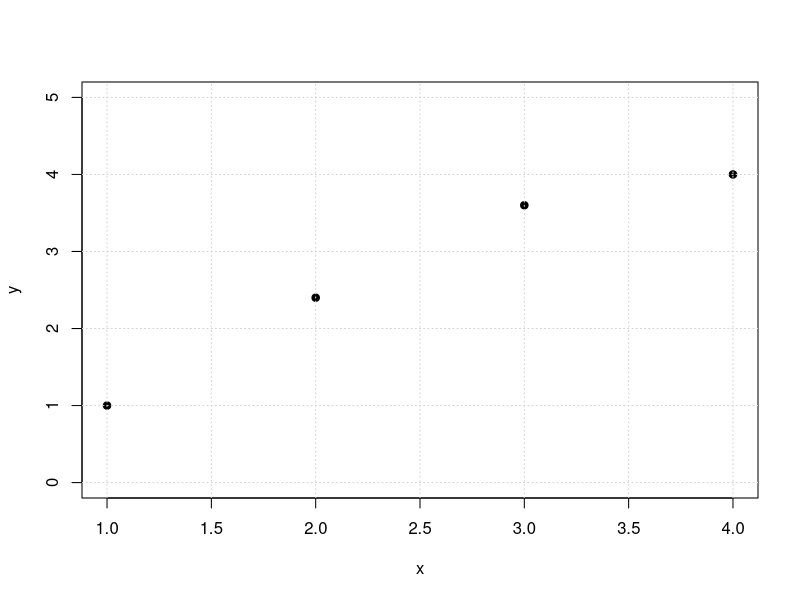
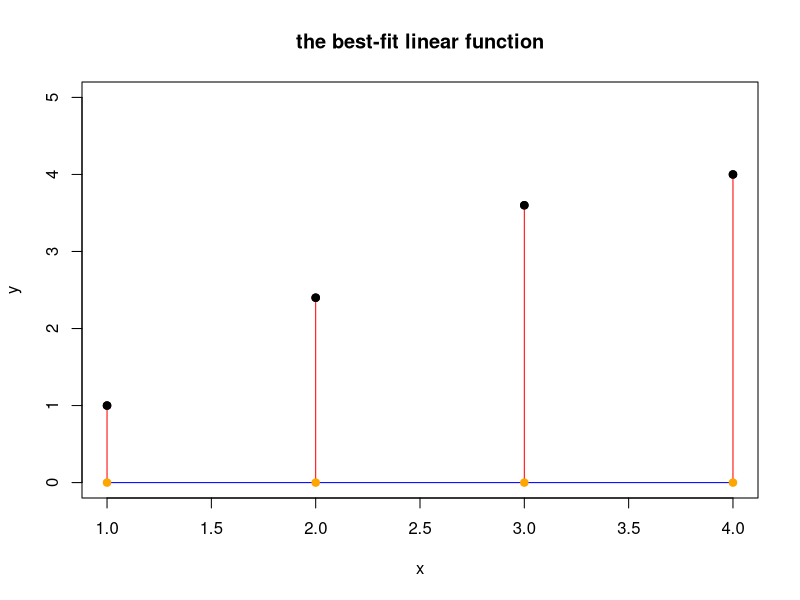
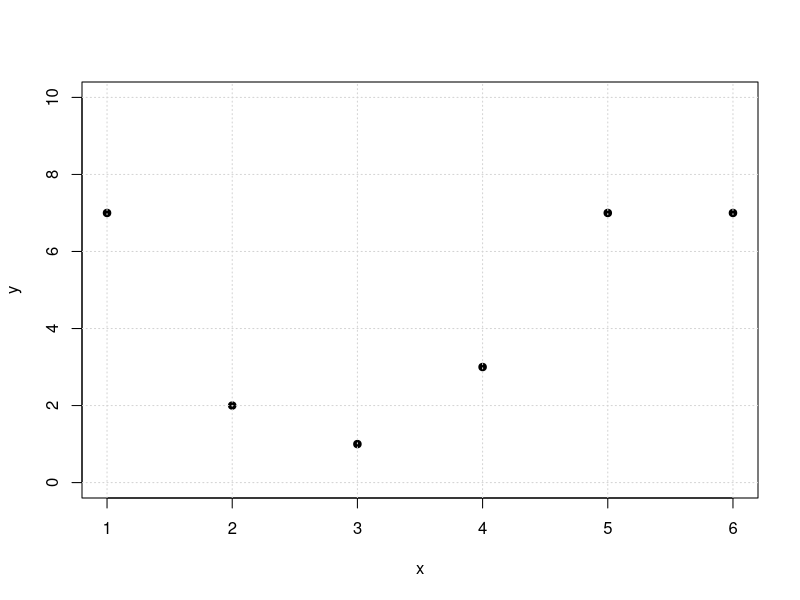
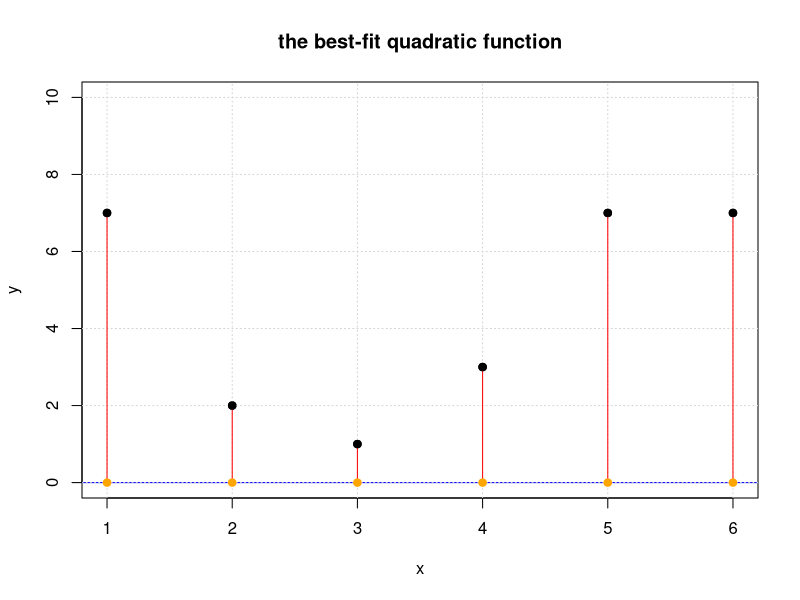
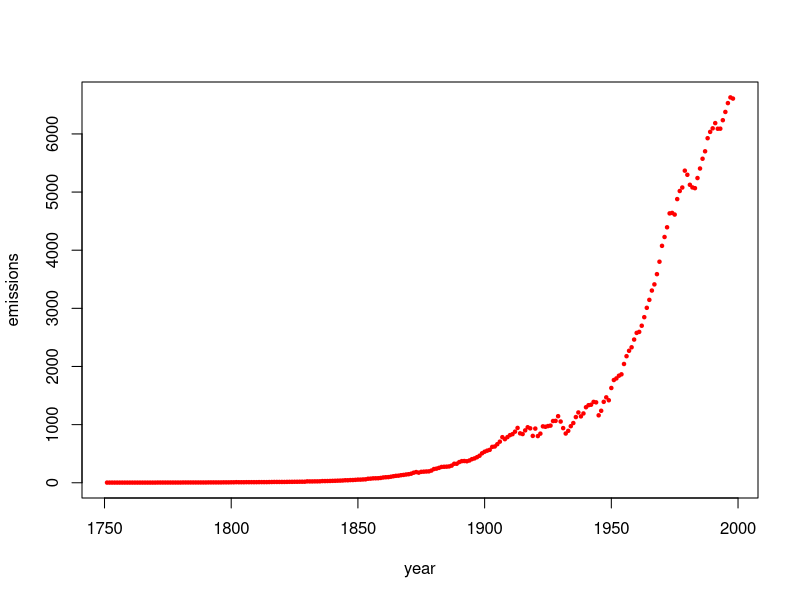

Reproduce these figures in R, in order.
## ---- chunk 1
x = c(1, 2, 3, 4)
y = c(1, 2.4, 3.6, 4)
plot(x,y,pch=19,ylim=c(0,5),)
grid()
## ---- chunk 2
(A = cbind(x^0,x))
## ---- chunk 3
# Replace with your code goes here.

xhat = c(0,0)

## ---- chunk 4
plot(x,y,pch=19,ylim=c(0,5), main='the best-fit linear function')
(yhat = A %*% xhat)
tt = seq(1,4,len=100)
lines(tt,xhat[1]+xhat[2]*tt,col='blue')
for (i in 1:length(x)) {
  lines(c(x[i],x[i]),c(y[i],yhat[i]), col='red')
}
points(x,yhat,pch=19,col='orange')
points(x,y,pch=19,col="black")
## ---- chunk 5

# your code goes here

## ---- chunk 6
x = c(1,2,3,4,5,6)
y = c(7,2,1,3,7,7)
plot(x,y,pch=19,ylim=c(0,10))
grid()
## ---- chunk 7

A = cbind(x^0, x, x^2)

## ---- chunk 8
# Replace with your code goes here.

xhat = c(0,0,0)

## ---- chunk 9
(yhat = A %*% xhat)
# plotting the solution
plot(x,y,pch=19,ylim=c(0,10), main='the best-fit quadratic function')
  tt = seq(0,7,len=100)
lines(tt,xhat[1] + xhat[2]*tt + xhat[3]*tt^2,col='blue')
grid()
# adding the residual lines
for (i in 1:length(x)) {
  lines(c(x[i],x[i]),c(y[i],yhat[i]), col='red')
}
points(x,yhat,pch=19,col='orange')
points(x,y,pch=19,col="black")
## ---- chunk 10

# your code goes here

## ---- chunk 11
units.produced =c(561.0, 506.16, 502.32, 519.48, 505.44, 501.36, 497.64, 
   506.52, 492.36, 478.08, 469.8, 470.4, 474.24, 456.6, 469.92, 
   463.08, 438.48, 444.36, 439.2, 450.96, 437.76, 459., 447.12, 
   463.08, 490.68, 451.92, 465.48, 465.36, 440.4, 421.2, 405., 411.48,
    387.12, 371.64, 338.4, 294.96, 243., 205.08, 172.2, 157.32, 114., 
   116.88, 112.08, 90.12, 100.2, 75., 65.4, 45.48)

production.cost = c(92.64, 88.81, 86.44, 88.8, 86.38, 89.87, 88.53, 91.11, 81.22,
    83.72, 84.54, 85.66, 85.87, 85.23, 87.75, 92.62, 91.56, 84.12, 
   81.22, 83.35, 82.29, 80.92, 76.92, 78.35, 74.57, 71.6, 65.64, 
   62.09, 61.66, 77.14, 75.47, 70.37, 66.71, 64.37, 56.09, 50.25, 
   43.65, 38.01, 31.4, 29.45, 29.02, 19.05, 20.36, 17.68, 19.23, 
   14.92, 11.44, 12.69)
## ---- chunk 12
# your least squares code goes here
x = units.produced
y = production.cost

# you must define A and xhat
## ---- chunk 13
year=c(1751:1998)
emissions = c(3, 3, 3, 3, 3, 3, 3, 3, 3, 3, 3, 3, 3, 3, 3, 3, 3, 3, 3, 3, 4, 4, 4, 4, 4, 4, 4, 4, 4, 4, 5, 5, 5, 5, 5, 5, 5, 5, 5, 5, 6, 6, 6, 6, 6, 6, 7, 7, 7, 8, 8, 10, 9, 9, 9, 10, 10, 10, 10, 10, 11, 11, 11, 11, 12, 13, 14, 14, 14, 14, 14, 15, 16, 16, 17, 17, 18, 18, 18, 24, 23, 23, 24, 24, 25, 29, 29, 30, 31, 33, 34, 36, 37, 39, 43, 43, 46, 47, 50, 54, 54, 57, 59, 69, 71, 76, 77, 78, 83, 91, 95, 97, 104, 112, 119, 122, 130, 135,
142, 147, 156, 173, 184, 174, 188, 191, 194, 196, 210, 236, 243, 256, 272, 275, 277, 281, 295, 327, 327, 356, 372, 374, 370, 383, 406, 419, 440, 465, 507, 534, 552, 566, 617, 624, 663, 707, 784, 750, 785, 819, 836, 879, 943, 850, 838, 901, 955, 936, 806, 932, 803, 845, 970, 963, 975, 983, 1062, 1065, 1145, 1053, 940, 847, 893, 973, 1027, 1130, 1209, 1142, 1192, 1299, 1334, 1342, 1391, 1383, 1160, 1238, 1392, 1469, 1419, 1630, 1767, 1795, 1841, 1865, 2043, 2177, 2270, 2330, 2463, 2578, 2595, 2701, 2848, 3009, 3146, 3306, 3412, 3588, 3802, 4075, 4227, 4394, 4633, 4641, 4613, 4879, 5018, 5078, 5368, 5297, 5125, 5080, 5067, 5241, 5405, 5573, 5701, 5926, 6035, 6096, 6186, 6089, 6090, 6236, 6378, 6530, 6628, 6608)
plot(year,emissions,pch=20,cex=.7,col="red")
## ---- chunk 14

### your code goes here. 
# be sure to define d and k

x=year-1750
y=log(emissions)

b=1
k=1

#####
# your code above has found b and k

(a = exp(b))
k


